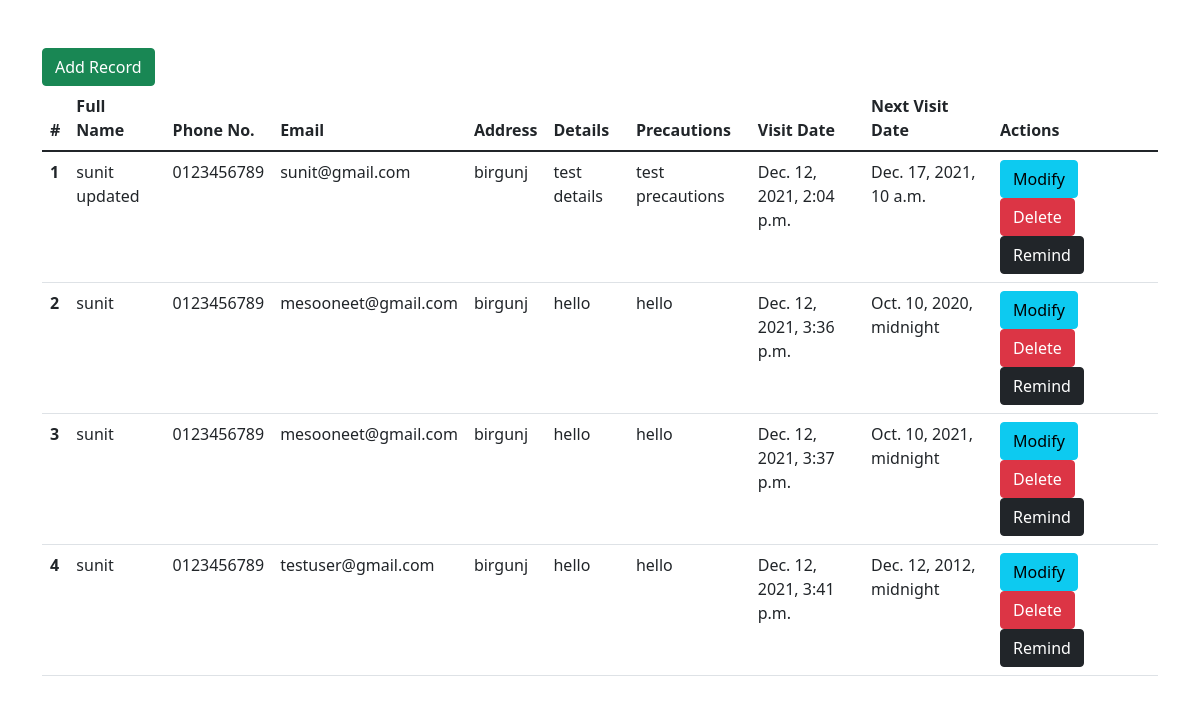
The page / on the database its author committed.
### main/models.py (models this page shows, shortened)
class Patient(models.Model):
    full_name = models.CharField(max_length=50)
    email = models.EmailField()
    mobile_no = models.CharField(max_length=150)
    address = models.CharField(max_length=250)
    detail = models.TextField()
    precaution = models.TextField()
    visit_date = models.DateTimeField(auto_now_add=True)
    next_visit_date = models.DateTimeField()

### main/views.py (the view)
# urls.py: path('', views.index,name='index'),
def index(request):
    data = Patient.objects.all()
    return render(request,'index.html',{'data':data})

### main/templates/index.html (shortened to what this page needs)
<!doctype html>
<html lang="en">
  <head>
    <link href="https://cdn.jsdelivr.net/npm/bootstrap@5.1.3/dist/css/bootstrap.min.css" rel="stylesheet">
  </head>
  <body>
    <main class="container mt-5">
        <a href="{% url 'add-record' %}" class="btn btn-success">Add Record</a>
        <table class="table">
            <thead>
              <tr>
                <th scope="col">#</th>
                <th scope="col">Full Name</th>
                <th scope="col">Phone No.</th>
                <th scope="col">Email</th>
                <th scope="col">Address</th>
                <th scope="col">Details</th>
                <th scope="col">Precautions</th>
                <th scope="col">Visit Date</th>
                <th scope="col">Next Visit Date</th>
                <th scope="col">Actions</th>
              </tr>
            </thead>
            <tbody>
                {% if data %}
                {% for patient in data %}
                <tr>
                    <th scope="row">{{forloop.counter}}</th>
                    <td>{{patient.full_name}}</td>
                    <td>{{patient.mobile_no}}</td>
                    <td>{{patient.email}}</td>
                    <td>{{patient.address}}</td>
                    <td>{{patient.detail}}</td>
                    <td>{{patient.precaution}}</td>
                    <td>{{patient.visit_date}}</td>
                    <td>{{patient.next_visit_date}}</td>
                    <td>
                        <a href="{% url 'update-record' patient.id %}" class="btn btn-info">Modify</a>
                        <a href="{% url 'delete-record' patient.id %}" onclick="return confirm('are you sure to delete!')"class="btn btn-danger">Delete</a>
                        <a href="" class="btn btn-dark">Remind</a>
                    </td>
                  </tr>
                {% endfor %}
                {% endif %}
            </tbody>
          </table>
    </main>
  </body>
</html>

### rows shown on the page
Patient: full_name "sunit updated", mobile_no "0123456789", email "sunit@gmail.com", address "birgunj", detail "test details", precaution "test precautions", visit_date "Dec. 12, 2021, 2:04 p.m.", next_visit_date "Dec. 17, 2021, 10 a.m."
Patient: full_name "sunit", mobile_no "0123456789", email "mesooneet@gmail.com", address "birgunj", detail "hello", precaution "hello", visit_date "Dec. 12, 2021, 3:36 p.m.", next_visit_date "Oct. 10, 2020, midnight"
Patient: full_name "sunit", mobile_no "0123456789", email "mesooneet@gmail.com", address "birgunj", detail "hello", precaution "hello", visit_date "Dec. 12, 2021, 3:37 p.m.", next_visit_date "Oct. 10, 2021, midnight"
Patient: full_name "sunit", mobile_no "0123456789", email "testuser@gmail.com", address "birgunj", detail "hello", precaution "hello", visit_date "Dec. 12, 2021, 3:41 p.m.", next_visit_date "Dec. 12, 2012, midnight"
